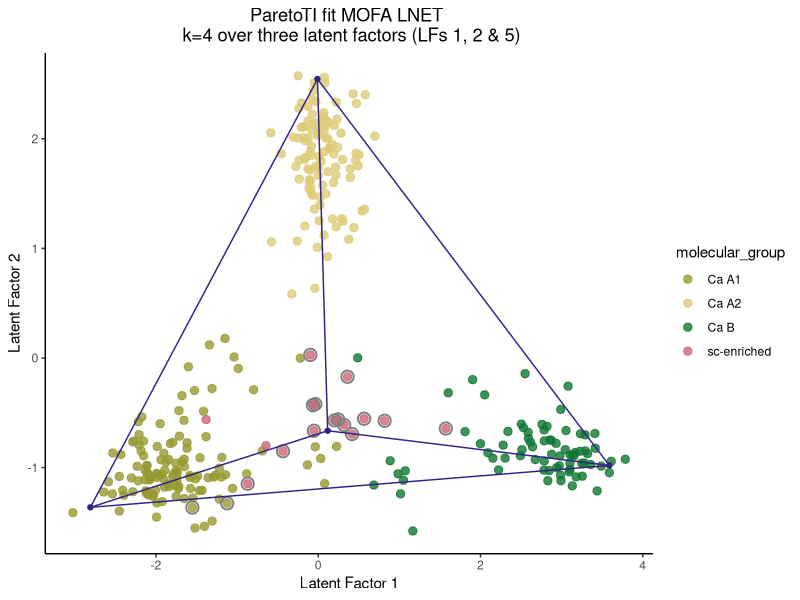
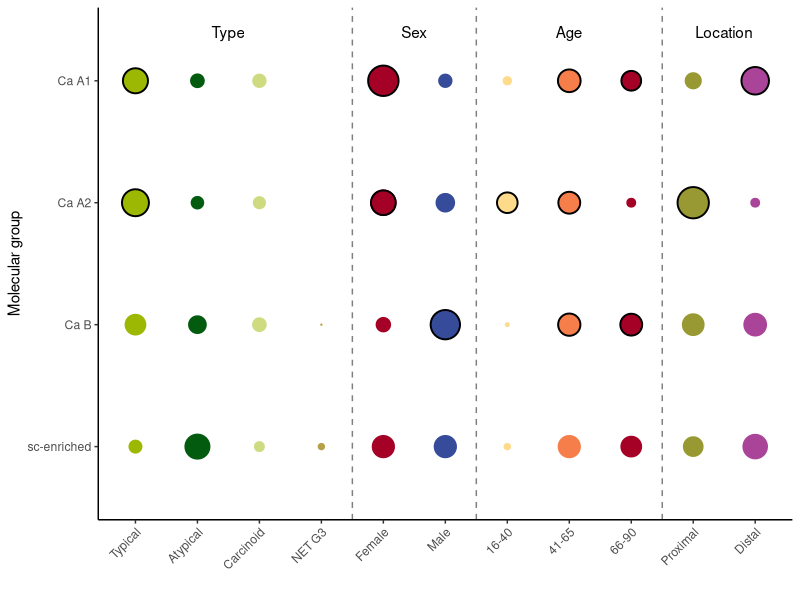

These figures' R source, in order: (Note: this script raises an error after producing the figures.)
## ---- chunk 1
knitr::opts_chunk$set(echo = TRUE, message=FALSE, warning=FALSE)
## ---- chunk 2
library(openxlsx)
library(ggplot2)
library(survival)
library(survminer)
## ---- chunk 3
table_S1 <- read.xlsx("Supplementary_Table_S1.xlsx", startRow = 4)
table_S1 <- table_S1[!(is.na(table_S1$`LNET.k.=.4.archetype`)), ]

table_S4 <- read.xlsx("Supplementary_Table_S4.xlsx", startRow = 4)
table_S4 <- table_S4[!(is.na(table_S4$MOFA_LNET_Factor1)), ]

table_S6 <- read.xlsx("Supplementary_Table_S6.xlsx", startRow = 5)
table_S6 <- table_S6[c(1:4),c(9:12)]
table_S6$Factor1 <- as.numeric(table_S6$Factor1)
table_S6$Factor2 <- as.numeric(table_S6$Factor2)
table_S6$Factor5 <- as.numeric(table_S6$Factor5)
table_S6 <- table_S6[,c(2,3,4,1)]
## ---- chunk 4
plot_1a <- merge(table_S1[,c(1,42,47)], table_S4[,c(1,4,5)], by.x="sample.id", by.y="sample_id")
colnames(plot_1a) <- c("sample_id", "supra_carcinoid", "molecular_group", "Factor1", "Factor2")

supra <- plot_1a$sample_id[which(!(is.na(plot_1a$supra_carcinoid)))]

segments_LF12 <- data.frame(x = table_S6$Factor1, y = table_S6$Factor2, xend = table_S6$Factor1[c(2,3,1,1)], yend = table_S6$Factor2[c(2,3,1,1)])
temp <- data.frame(x=table_S6[4,1], y=table_S6[4,2], xend=table_S6$Factor1[2], yend=table_S6$Factor2[2])
segments_LF12 <- rbind(segments_LF12, temp)
temp <- data.frame(x=table_S6[4,1], y=table_S6[4,2], xend=table_S6$Factor1[3], yend=table_S6$Factor2[3])
segments_LF12 <- rbind(segments_LF12, temp)
rm(temp)

ggplot(plot_1a, aes(x=Factor1, y=Factor2, color=molecular_group)) + xlab("Latent Factor 1") + ylab("Latent Factor 2") + 
  geom_point(size = 2.5, alpha = 0.8) +
  geom_point(data=plot_1a[plot_1a$sample_id %in% supra,], pch=21, fill=NA, size=3.5, colour="#7f7f7f", stroke=1) +
  scale_colour_manual(name = "molecular_group", values=c("sc-enriched"="#CC6677","Ca A1"="#999933","Ca B"="#117733","Ca A2"="#DDCC77")) +
  geom_point(data = table_S6, aes(x = Factor1, y = Factor2), size = 1.5, color = "#332288") +
  geom_segment(data = segments_LF12, aes(x = x, y = y, xend = xend, yend = yend), color = "#332288", lineend = "round", linejoin = "round", linewidth = 0.5) +
  theme_classic() + labs(title="ParetoTI fit MOFA LNET \n k=4 over three latent factors (LFs 1, 2 & 5)") + theme(plot.title = element_text(hjust = 0.5))
## ---- chunk 5
plot_A <- as.data.frame(round(prop.table(table(table_S1$`LNET.k.=.4.archetype`, table_S1$type), margin=1), digits=2))

plot_B <- as.data.frame(round(prop.table(table(table_S1$`LNET.k.=.4.archetype`, table_S1$`sex.(omics.data.inferred)`), margin=1), digits=2))
plot_B$Var2 <- ifelse(plot_B$Var2=="F","Female","Male")

plot_C <- as.data.frame(round(prop.table(table(table_S1$`LNET.k.=.4.archetype`, table_S1$`age.(categorical)`), margin=1), digits=2))

plot_D <- as.data.frame(round(prop.table(table(table_S1$`LNET.k.=.4.archetype`, table_S1$location), margin=1), digits=2))
plot_D$Var2 <- ifelse(plot_D$Var2=="proximal","Proximal","Distal")

plot_1b <- rbind(plot_A, plot_B)
plot_1b <- rbind(plot_1b, plot_C)
plot_1b <- rbind(plot_1b, plot_D)

plot_1b$category <- c(rep("Type",16),rep("Sex",8),rep("Age",12),rep("Location",8))
plot_1b$Var1 <- factor(plot_1b$Var1, levels=c("sc-enriched","Ca B","Ca A2","Ca A1"))
plot_1b$Var2 <- factor(plot_1b$Var2, levels=c("Typical","Atypical","Carcinoid","NET G3","Female","Male","16-40","41-65","66-90","Proximal","Distal"))

ggplot(plot_1b, aes(x=Var2, y=Var1, colour=Var2, size=Freq)) +
  geom_point() +
  theme_classic() + 
  scale_color_manual(values=c("Carcinoid"="#CEDB80","Typical"="#9DB802","Atypical"="#025B0E","NET G3"="#B89F4A",
                              "Male"="#364B9A", "Female"="#A50026",
                              "16-40"="#feda8b", "41-65"="#f67e4b", "66-90"="#A50026",
                              "Proximal"="#999933", "Distal"="#AA4499")) +
  scale_size_continuous(range=c(-1,10), breaks = c(0,0.25,0.5,0.75,1)) +
  theme(axis.text.x=element_text(angle=45, hjust=1)) +
  theme(legend.position = "none") +
  
  geom_vline(xintercept=4.5, linetype='dashed', col = "#7f7f7f") +
  geom_vline(xintercept=6.5, linetype='dashed', col = "#7f7f7f") +
  geom_vline(xintercept=9.5, linetype='dashed', col = "#7f7f7f") +
  
  annotate(geom="text", x=2.5, y=4.4, label="Type", color="black") +
  annotate(geom="text", x=5.5, y=4.4, label="Sex", color="black") +
  annotate(geom="text", x=8, y=4.4, label="Age", color="black") +
  annotate(geom="text", x=10.5, y=4.4, label="Location", color="black") +
  
  geom_point(data=plot_1b[13,], pch=21, fill=NA, size=13*plot_1b[13,3], colour="black", stroke=1) +
  geom_point(data=plot_1b[17,], pch=21, fill=NA, size=12*plot_1b[17,3], colour="black", stroke=1) +
  geom_point(data=plot_1b[29,], pch=21, fill=NA, size=14*plot_1b[29,3], colour="black", stroke=1) +
  geom_point(data=plot_1b[33,], pch=21, fill=NA, size=15*plot_1b[33,3], colour="black", stroke=1) +
  geom_point(data=plot_1b[37,], pch=21, fill=NA, size=12*plot_1b[37,3], colour="black", stroke=1) +
  
  geom_point(data=plot_1b[14,], pch=21, fill=NA, size=13*plot_1b[14,3], colour="black", stroke=1) +
  geom_point(data=plot_1b[18,], pch=21, fill=NA, size=12*plot_1b[18,3], colour="black", stroke=1) +
  geom_point(data=plot_1b[30,], pch=21, fill=NA, size=14*plot_1b[30,3], colour="black", stroke=1) +
  geom_point(data=plot_1b[26,], pch=21, fill=NA, size=15*plot_1b[26,3], colour="black", stroke=1) +
  geom_point(data=plot_1b[42,], pch=21, fill=NA, size=11*plot_1b[42,3], colour="black", stroke=1) +
  
  geom_point(data=plot_1b[23,], pch=21, fill=NA, size=12*plot_1b[23,3], colour="black", stroke=1) +
  geom_point(data=plot_1b[31,], pch=21, fill=NA, size=14*plot_1b[31,3], colour="black", stroke=1) +
  geom_point(data=plot_1b[35,], pch=21, fill=NA, size=14*plot_1b[35,3], colour="black", stroke=1) +
  
  labs(x="", y="Molecular group")
## ---- chunk 6
surv_data <- table_S1[,c(1,47,34,35,37,38)]
colnames(surv_data)[2] <- "molecular_group"

surv_data$status <- ifelse(surv_data$census.status=="alive", 1, ifelse(surv_data$census.status=="dead", 2, surv_data$census.status))
surv_data$status <- as.numeric(surv_data$status)
surv_data$time <- surv_data$overall.survival.months
surv_data <- surv_data[!(is.na(surv_data$status)),]
surv_data <- surv_data[!(is.na(surv_data$time)),] # 288 samples
surv_data$time <- as.numeric(surv_data$time)

data_OS_object <- Surv(time = surv_data$time, event = surv_data$status)
fit_OS <- survfit(Surv(time, status) ~ molecular_group, data = surv_data)
ggsurvplot(fit_OS, pval = TRUE, title="Overall survival by molecular group", legend = c(0.75, 0.2), palette=c("#999933","#DDCC77","#117733","#CC6677"), legend.labs = c("Ca A1", "Ca A2", "Ca B","sc-enriched"))
